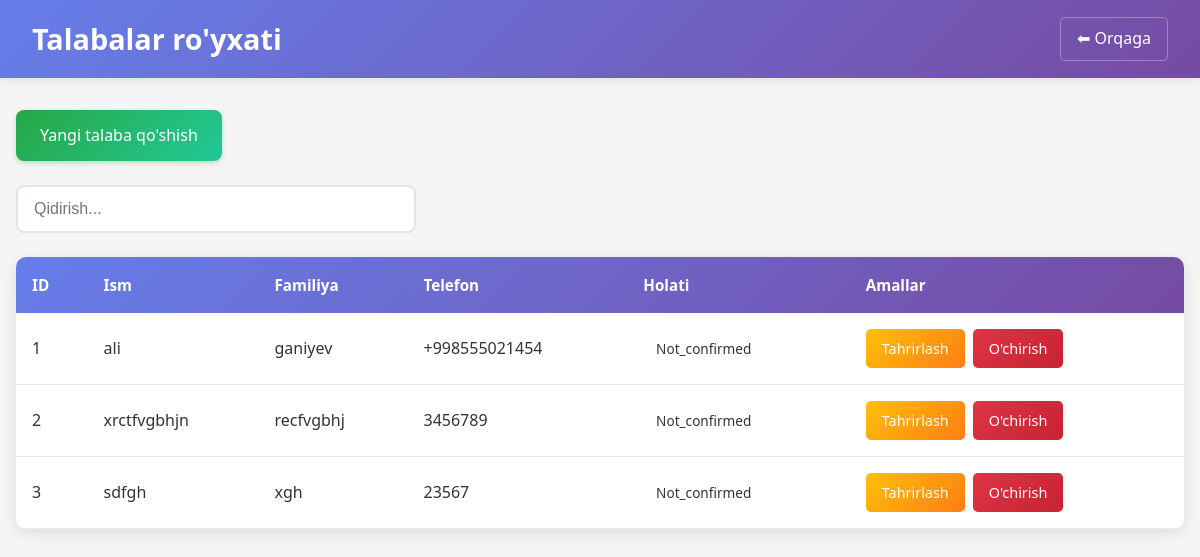
The page /student/students/ on the database as committed earlier.
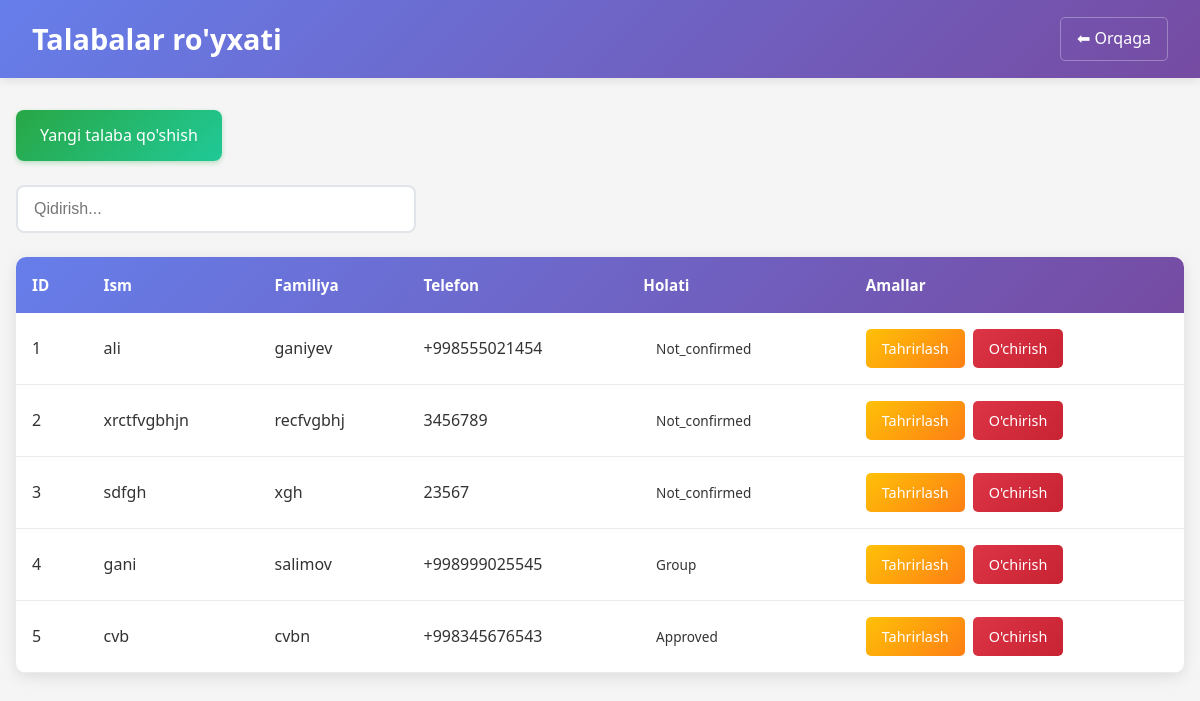
The same page on the database as committed later.
### students/models.py (models this page shows, shortened)
class Students(models.Model):
    class Status(models.TextChoices):
        APPROVED = "approved", "Tasdiqlangan"
        NOT_CONFIRMED = "not_confirmed", "Tasdiqlanmadi"
        GROUP = "group", "Grupada"
    uuid = models.UUIDField(primary_key=True, default=uuid.uuid4, editable=False)
    username = models.CharField(max_length=100)
    password = models.CharField(max_length=128)  # Hash uchun
    phone_number = models.CharField(max_length=50)
    first_name = models.CharField(max_length=100)
    last_name = models.CharField(max_length=100)
    status = models.CharField(
        max_length=30,
        choices=Status.choices,
        default=Status.NOT_CONFIRMED,
    )
    about_student = models.TextField(blank=True,default="")
    role = models.CharField(max_length=50, default="student")
    admistrator = models.CharField(max_length=100)
    created_ad = models.DateTimeField(default=timezone.now)
    groups = models.ManyToManyField(Groups, related_name="students", blank=True)

### students/views.py (the view)
# urls.py: path('student/', include('students.urls')),
def students(request):
    all_students = Students.objects.all()
    context = {
        "students":all_students
    }
    return render(request,'student/students.html',context=context)

### templates/student/students.html (shortened to what this page needs)
{% load static %}
<!DOCTYPE html>
<html lang="uz">
<head>
  <link rel="stylesheet" href="{% static 'css/students.css' %}">
</head>
<body>
  <header>
    <h1>Talabalar ro'yxati</h1>
    <a href="/">⬅ Orqaga</a>
  </header>
  <main>
    <a href="{% url 'add_student' %}" class="btn-primary">Yangi talaba qo'shish</a>
    <input type="text" id="searchStudent" placeholder="Qidirish...">
    <table>
      <thead>
        <tr>
          <th>ID</th>
          <th>Ism</th>
          <th>Familiya</th>
          <th>Telefon</th>
          <th>Holati</th>
          <th>Amallar</th>
        </tr>
      </thead>
      <tbody id="studentTable">
        {% for student in students %}
          <tr>
            <td>{{ forloop.counter }}</td>
            <td>{{ student.first_name }}</td>
            <td>{{ student.last_name }}</td>
            <td>{{ student.phone_number }}</td>
            <td>
              <span class="status status-{{ student.status|lower }}">{{ student.status }}</span>
            </td>
            <td>
              <div class="actions">
                <a href="{% url 'edit_student' student.uuid %}" class="btn-edit">Tahrirlash</a>
                <a href="{% url 'delete_student' student.uuid %}" class="btn-delete">O'chirish</a>
              </div>
            </td>
          </tr>
        {% empty %}
          <tr>
            <td colspan="6" class="no-data">Hech qanday talaba topilmadi</td>
          </tr>
        {% endfor %}
      </tbody>
    </table>
  </main>
</body>
</html>

Rows that differ between the two databases and show on the page:
added Students: first_name "gani", last_name "salimov", phone_number "+998999025545", status "Group"
added Students: first_name "cvb", last_name "cvbn", phone_number "+998345676543", status "Approved"
